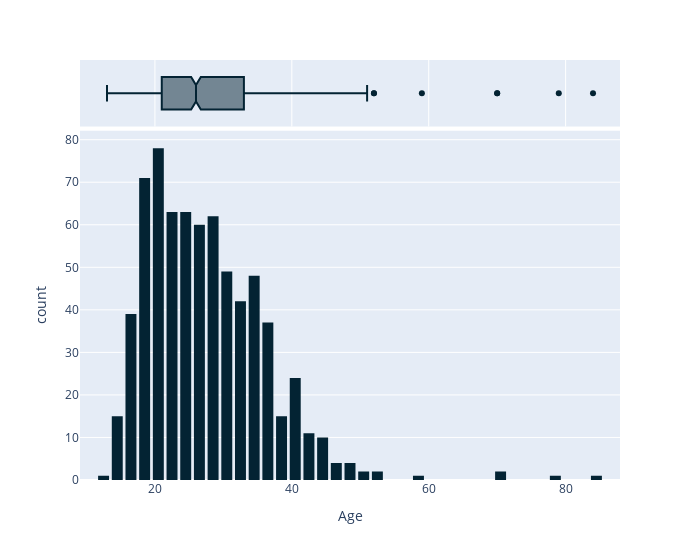
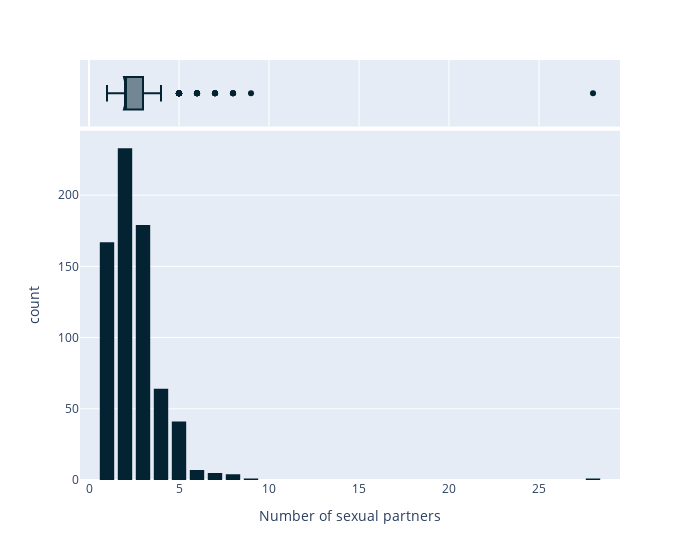
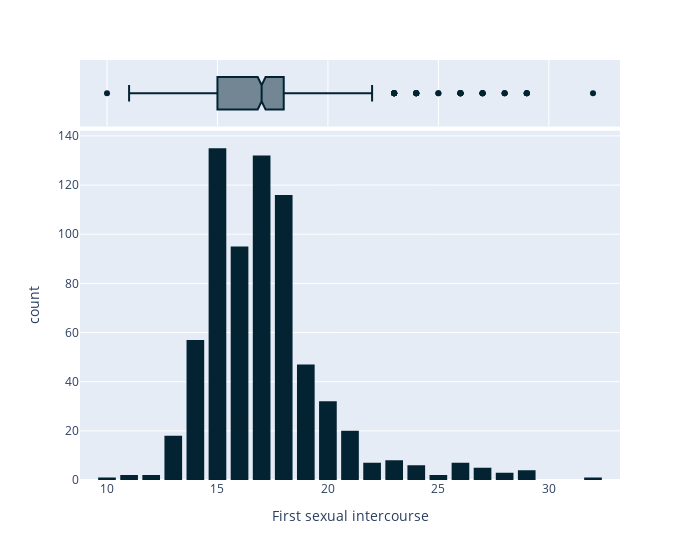
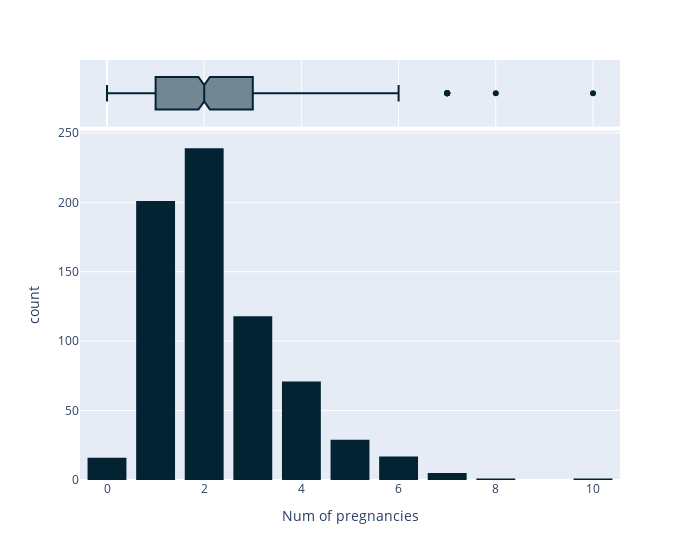

Notebook code cell kept with these figures, in order:
### Code cell
def find_outliers(col, indices):
    obs = risk_factor_df[col].iloc[indices]
    unique_items, counts = np.unique(obs, return_counts=True)
    unique_items, counts = unique_items[::-1], counts[::-1]

    values_to_delete = unique_items[counts < 2 ]
    return values_to_delete

def delete_outliers(col, to_delete):
    if (to_delete.size != 0):
        rows_to_del = risk_factor_df.loc[risk_factor_df[col].isin(to_delete)].index.values.tolist()

        # Remove rows
        risk_factor_df.drop(rows_to_del, inplace=True)
        risk_factor_df.reset_index(drop=True, inplace=True)

# Identify non-binary columns
non_binary_cols = [col for col, vals in unique_vals.items() if len(vals) > 2]

for col in non_binary_cols:

    # IQR cannot be applied to columns with median 0
    if (risk_factor_df[col].median() != 0):

        # Plot values distribution
        out_dist = px.histogram(risk_factor_df, x=col,
            marginal="box",
            color_discrete_sequence= px.colors.sequential.thermal)
        out_dist.update_layout(bargap=0.2,
            width=700)
        out_dist.show()

        Q3, Q1 = np.percentile(risk_factor_df[col], [75 ,25])
        IQR = Q3-Q1

        upper = Q3+(1.5*IQR)
        lower = Q1-(1.5*IQR)

        print(col)
        print("median: {}, upper fence: {}, lower fence: {}".format(risk_factor_df[col].median(), upper, lower))

        #Delete one occurrence observations outside the upper fence as outliers
        upper_to_delete = find_outliers(col, np.where(risk_factor_df[col] > upper)[0])
        delete_outliers(col, upper_to_delete)

        
        #Delete one occurrence observations outside the lower fence as outliers
        lower_to_delete = find_outliers(col, np.where(risk_factor_df[col] < lower)[0])
        delete_outliers(col, lower_to_delete)

### Figure 1 — Plotly figure (JSON) as saved in the notebook; plotly's stock layout.template omitted (floating-point values rounded to 4 significant figures; data arrays with more than 128 entries replaced by an {"elided": "..."} marker saying what was removed)
{"data": [{"alignmentgroup": "True", "bingroup": "x", "hovertemplate": "Age=%{x}<br>count=%{y}<extra></extra>", "legendgroup": "", "marker": {"color": "rgb(3, 35, 51)", "pattern": {"shape": ""}}, "name": "", "offsetgroup": "", "orientation": "v", "showlegend": false, "type": "histogram", "x": {"elided": "705 int values"}, "xaxis": "x", "yaxis": "y"}, {"alignmentgroup": "True", "hovertemplate": "Age=%{x}<extra></extra>", "legendgroup": "", "marker": {"color": "rgb(3, 35, 51)"}, "name": "", "notched": true, "offsetgroup": "", "showlegend": false, "type": "box", "x": {"elided": "705 int values"}, "xaxis": "x2", "yaxis": "y2"}], "layout": {"bargap": 0.2, "barmode": "relative", "legend": {"tracegroupgap": 0}, "margin": {"t": 60}, "width": 700, "xaxis": {"anchor": "y", "domain": [0, 1], "title": {"text": "Age"}}, "xaxis2": {"anchor": "y2", "domain": [0, 1], "matches": "x", "showgrid": true, "showticklabels": false}, "yaxis": {"anchor": "x", "domain": [0, 0.8316], "title": {"text": "count"}}, "yaxis2": {"anchor": "x2", "domain": [0.8416, 1], "matches": "y2", "showgrid": false, "showline": false, "showticklabels": false, "ticks": ""}}}

### Figure 2 — Plotly figure (JSON) as saved in the notebook; plotly's stock layout.template omitted (floating-point values rounded to 4 significant figures; data arrays with more than 128 entries replaced by an {"elided": "..."} marker saying what was removed)
{"data": [{"alignmentgroup": "True", "bingroup": "x", "hovertemplate": "Number of sexual partners=%{x}<br>count=%{y}<extra></extra>", "legendgroup": "", "marker": {"color": "rgb(3, 35, 51)", "pattern": {"shape": ""}}, "name": "", "offsetgroup": "", "orientation": "v", "showlegend": false, "type": "histogram", "x": {"elided": "702 int values"}, "xaxis": "x", "yaxis": "y"}, {"alignmentgroup": "True", "hovertemplate": "Number of sexual partners=%{x}<extra></extra>", "legendgroup": "", "marker": {"color": "rgb(3, 35, 51)"}, "name": "", "notched": true, "offsetgroup": "", "showlegend": false, "type": "box", "x": {"elided": "702 int values"}, "xaxis": "x2", "yaxis": "y2"}], "layout": {"bargap": 0.2, "barmode": "relative", "legend": {"tracegroupgap": 0}, "margin": {"t": 60}, "width": 700, "xaxis": {"anchor": "y", "domain": [0, 1], "title": {"text": "Number of sexual partners"}}, "xaxis2": {"anchor": "y2", "domain": [0, 1], "matches": "x", "showgrid": true, "showticklabels": false}, "yaxis": {"anchor": "x", "domain": [0, 0.8316], "title": {"text": "count"}}, "yaxis2": {"anchor": "x2", "domain": [0.8416, 1], "matches": "y2", "showgrid": false, "showline": false, "showticklabels": false, "ticks": ""}}}

### Figure 3 — Plotly figure (JSON) as saved in the notebook; plotly's stock layout.template omitted (floating-point values rounded to 4 significant figures; data arrays with more than 128 entries replaced by an {"elided": "..."} marker saying what was removed)
{"data": [{"alignmentgroup": "True", "bingroup": "x", "hovertemplate": "First sexual intercourse=%{x}<br>count=%{y}<extra></extra>", "legendgroup": "", "marker": {"color": "rgb(3, 35, 51)", "pattern": {"shape": ""}}, "name": "", "offsetgroup": "", "orientation": "v", "showlegend": false, "type": "histogram", "x": {"elided": "700 int values"}, "xaxis": "x", "yaxis": "y"}, {"alignmentgroup": "True", "hovertemplate": "First sexual intercourse=%{x}<extra></extra>", "legendgroup": "", "marker": {"color": "rgb(3, 35, 51)"}, "name": "", "notched": true, "offsetgroup": "", "showlegend": false, "type": "box", "x": {"elided": "700 int values"}, "xaxis": "x2", "yaxis": "y2"}], "layout": {"bargap": 0.2, "barmode": "relative", "legend": {"tracegroupgap": 0}, "margin": {"t": 60}, "width": 700, "xaxis": {"anchor": "y", "domain": [0, 1], "title": {"text": "First sexual intercourse"}}, "xaxis2": {"anchor": "y2", "domain": [0, 1], "matches": "x", "showgrid": true, "showticklabels": false}, "yaxis": {"anchor": "x", "domain": [0, 0.8316], "title": {"text": "count"}}, "yaxis2": {"anchor": "x2", "domain": [0.8416, 1], "matches": "y2", "showgrid": false, "showline": false, "showticklabels": false, "ticks": ""}}}

### Figure 4 — Plotly figure (JSON) as saved in the notebook; plotly's stock layout.template omitted (floating-point values rounded to 4 significant figures; data arrays with more than 128 entries replaced by an {"elided": "..."} marker saying what was removed)
{"data": [{"alignmentgroup": "True", "bingroup": "x", "hovertemplate": "Num of pregnancies=%{x}<br>count=%{y}<extra></extra>", "legendgroup": "", "marker": {"color": "rgb(3, 35, 51)", "pattern": {"shape": ""}}, "name": "", "offsetgroup": "", "orientation": "v", "showlegend": false, "type": "histogram", "x": {"elided": "698 int values"}, "xaxis": "x", "yaxis": "y"}, {"alignmentgroup": "True", "hovertemplate": "Num of pregnancies=%{x}<extra></extra>", "legendgroup": "", "marker": {"color": "rgb(3, 35, 51)"}, "name": "", "notched": true, "offsetgroup": "", "showlegend": false, "type": "box", "x": {"elided": "698 int values"}, "xaxis": "x2", "yaxis": "y2"}], "layout": {"bargap": 0.2, "barmode": "relative", "legend": {"tracegroupgap": 0}, "margin": {"t": 60}, "width": 700, "xaxis": {"anchor": "y", "domain": [0, 1], "title": {"text": "Num of pregnancies"}}, "xaxis2": {"anchor": "y2", "domain": [0, 1], "matches": "x", "showgrid": true, "showticklabels": false}, "yaxis": {"anchor": "x", "domain": [0, 0.8316], "title": {"text": "count"}}, "yaxis2": {"anchor": "x2", "domain": [0.8416, 1], "matches": "y2", "showgrid": false, "showline": false, "showticklabels": false, "ticks": ""}}}
